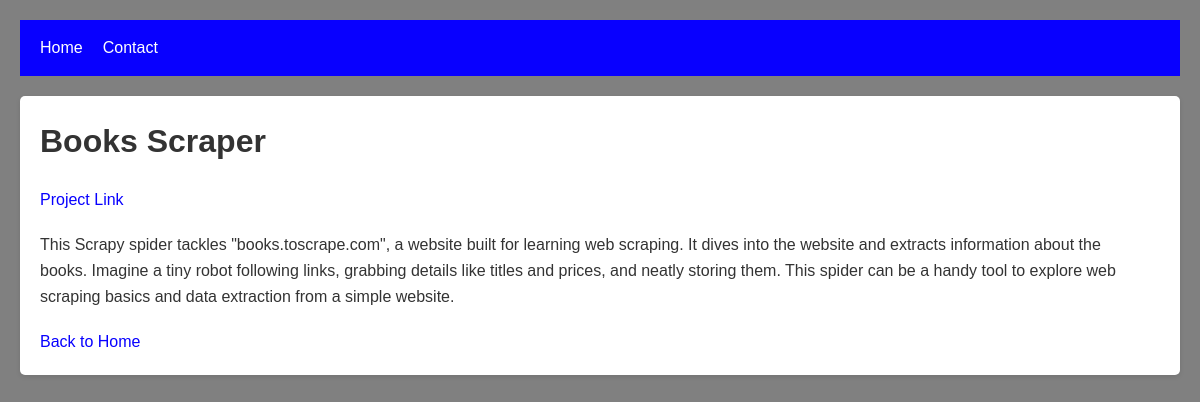
The page /project/12 on the database its author committed.
### portfolio/models.py (models this page shows, shortened)
class Project(models.Model):
    title = models.CharField(max_length=100)
    description = models.TextField()
    tags = models.ManyToManyField(Tag , related_name='projects', blank=True)
    link = models.URLField(blank=True, max_length=500)

### portfolio/views.py (the view)
# urls.py: path('project/<int:id>', views.project, name='project'),
def project(request, id):
    project = get_object_or_404(Project, pk=id)
    return render(request, 'project.html', {'project': project})

### portfolio/templates/project.html (shortened to what this page needs)
{% extends 'base.html' %}
{% load static %}
{% block extrahead %}
  <link rel="stylesheet" href="{% static 'css/project.css' %}" />
{% endblock %}
{% block content %}
  <div class="project-card">
    <div class="project-info">
      <h1>{{ project.title }}</h1>
      <p>
        <a href="{{ project.link }}" target="_blank">Project Link</a>
      </p>
      <p>{{ project.description }}</p>
      <a href="{% url 'home' %}">Back to Home</a>
    </div>
  </div>
{% endblock %}

### portfolio/static/css/base.css (style rules this page uses)
* { box-sizing: border-box; margin: 0; padding: 0; font-family: "Arial", sans-serif; }
body { font-family: "Segoe UI", Tahoma, Geneva, Verdana, sans-serif; line-height: 1.6; color: #333; background-color: gray; padding: 20px; }
a { color: #0800ff; text-decoration: none; }

### portfolio/static/css/project.css (style rules this page uses)
.project-card { display: flex; align-items: flex-start; justify-content: space-between; background-color: white; box-shadow: 0 2px 5px rgba(0, 0, 0, 0.1); border-radius: 5px; overflow: hidden; max-width: 1200px; margin: auto; padding: 20px; }
.project-info { flex: 1; padding-right: 20px; }
h1, p { margin-bottom: 20px; }

### rows shown on the page
Project: title "Books Scraper", description "This Scrapy spider tackles \"books.toscrape.com\", a website built for learning web scraping. It dives into the website and extracts information about the books. Imagine a tiny robot following links, grabbing details like titles and prices, and neatly storing them. This spider can be a handy tool to explore web scraping basics and data extraction from a simple website."
